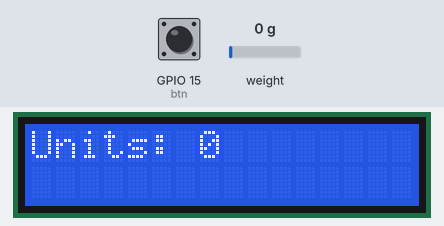
A sketch run on a simulated ESP32. Shown: 16×2 character LCD. Inputs (shaded band) come from the test bench; at power-on: GPIO 15 (btn) HIGH, weight on the scale 0 g. WiFi joins after 1.5 s; servers stay silent unless stated; uploads are accepted with an empty reply; EEPROM starts erased; what the sketch prints to the serial monitor is not drawn.

Above: at 3.6 s.
3.7 s: GPIO 15 (btn) pulled LOW for 3.2 s
At 7.7 s:
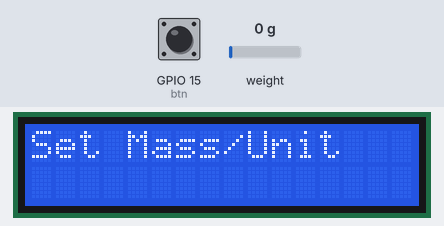
14.6 s: GPIO 15 (btn) pulled LOW for 0.15 s
At 16.6 s:
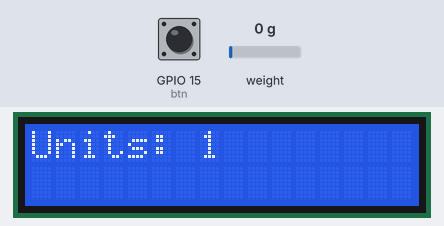
17.1 s: GPIO 15 (btn) pulled LOW for 1 s
At 18.6 s:
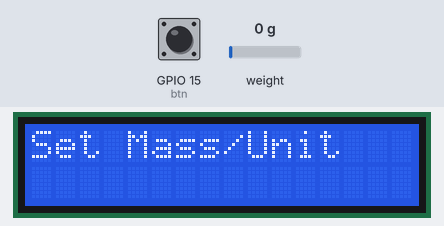
Timing chart, 0 to 18.4 s (numbered marks = the images above; inputs shaded):
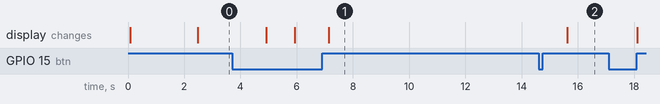

The sketch:

inventory_iot.ino
```cpp
  #include <WiFi.h>
#include <HTTPClient.h>
#include <LiquidCrystal_I2C.h>
#include <HX711_ADC.h>
#if defined(ESP8266)|| defined(ESP32) || defined(AVR)
#include <EEPROM.h>

#endif

const char* ssid = "Repent! Jesus Loves You";
const char* password = "Jesussaves.";

// Firebase URL and key
const String firebaseUrl = "https://smartsystem-17bb5-default-rtdb.firebaseio.com/"; // Firebase URL base
const String firebaseUnitsKey = "Units.json";

//pins:
const int HX711_dout = 27; //mcu > HX711 dout pin
const int HX711_sck = 14; //mcu > HX711 sck pin

//HX711 constructor:
HX711_ADC LoadCell(HX711_dout, HX711_sck);
LiquidCrystal_I2C lcd(0x27,16,2);

WiFiClient client;


const int calVal_eepromAdress = 0;
unsigned long t = 0;

float val_ = 0;
float w_u = 0;
boolean sw = true;
int units = 0;
const byte btn = 15;
unsigned long timer = 0;
unsigned long timer2 = 0;
float calibrationValue;
void setup() {
  Serial.begin(57600); delay(10);
  Serial.println();
  Serial.println("Starting...");

  WiFi.begin(ssid, password);

  lcd.init();
  lcd.backlight();

  pinMode(btn,INPUT);

  LoadCell.begin();
  //LoadCell.setReverseOutput(); //uncomment to turn a negative output value to positive
   // calibration value (see example file "Calibration.ino")
  calibrationValue = 1128.55; //696.0; // uncomment this if you want to set the calibration value in the sketch
#if defined(ESP8266)|| defined(ESP32)
  EEPROM.begin(512); // uncomment this if you use ESP8266/ESP32 and want to fetch the calibration value from eeprom
#endif
  EEPROM.get(calVal_eepromAdress, calibrationValue); // uncomment this if you want to fetch the calibration value from eeprom

  unsigned long stabilizingtime = 2000; // preciscion right after power-up can be improved by adding a few seconds of stabilizing time
  boolean _tare = true; //set this to false if you don't want tare to be performed in the next step
  LoadCell.start(stabilizingtime, _tare);
  if (LoadCell.getTareTimeoutFlag()) {
    Serial.println("Timeout, check MCU>HX711 wiring and pin designations");
    while (1);
  }
  else {
    LoadCell.setCalFactor(calibrationValue); // set calibration value (float)
    Serial.println("Startup is complete ");

  }

  while (WiFi.status() != WL_CONNECTED) {
    delay(500);
    Serial.print(".");
    lcd.clear();
    Mprint("Waiting for",0,0);
    Mprint("connection...",1,0);
  }
  Serial.println("Connected to WiFi");
}

void loop() {
  static boolean newDataReady = 0;
  const int serialPrintInterval = 0; //increase value to slow down serial print activity

  // check for new data/start next conversion:
  if (LoadCell.update()) newDataReady = true;

  // get smoothed value from the dataset:
  if (newDataReady) {
    if (millis() > t + serialPrintInterval) {
      val_ = LoadCell.getData();
      val_ = val_ - 50;
      Serial.println(calibrationValue);
      Serial.print("Weight: ");
      Serial.println(val_);
      newDataReady = 0;
      t = millis();
    }
  }

 if (w_u == 0) units = 0;
 else units = round(val_/w_u);


  if (sw){
      if(millis() - timer >= 1000){
      if (WiFi.status() != WL_CONNECTED) {
      Serial.print("Attempting to reconnect to WiFi");
      WiFi.begin(ssid, password);
        while (WiFi.status() != WL_CONNECTED) {
        delay(5000);
      }
      Serial.println("\nReconnected to WiFi.");
    }

      if (units < 0) units = 0;

      lcd.clear();
      Mprint("Units: ",0,0);
      Mprint(String(units),0,7);
      Serial.print("Units: "); Serial.println(String(units));

      // Send Units to Firebase
    if (sendFirebaseValue(units)) {
      Serial.println("Firebase update successful.");
    } else {
      Serial.println("Firebase update failed.");
    }

      timer = millis();


      }


      if (digitalRead(btn) == LOW){
        delay(1000);
        sw = false;
      }


    }

    else{


      if(millis() - timer2 >= 1000){
        lcd.clear();
       Mprint("Set Mass/Unit",0,0);

      timer2 = millis();
      }

      Serial.print("Mass/Unit: "); Serial.println(String(val_));

      if (digitalRead(btn) == LOW){
        w_u = val_;
        delay(1000);
        sw = true;
      }


      }


  // receive command from serial terminal, send 't' to initiate tare operation:
  if (Serial.available() > 0) {
    char inByte = Serial.read();
    if (inByte == 't') LoadCell.tareNoDelay();
  }

  // check if last tare operation is complete:
  if (LoadCell.getTareStatus() == true) {
    Serial.println("Tare complete");
  }


}


void Mprint(String tx, byte r,byte c){

      lcd.setCursor(c,r);
      lcd.print(tx);
    }


 bool sendFirebaseValue(int Units) {
  if (WiFi.status() == WL_CONNECTED) {
    HTTPClient http;
    String jsonData = "{\"Units\":" + String(Units) + "}";

    http.begin(firebaseUrl + firebaseUnitsKey); // Specify the URL for mqvalue
    http.addHeader("Content-Type", "application/json"); // Specify content-type header

    int httpResponseCode = http.PUT(jsonData); // Send PUT request

    if (httpResponseCode > 0) {
      String response = http.getString();
      Serial.println("Firebase response: " + response);
      http.end();
      return true;
    } else {
      Serial.println("Error sending data to Firebase: " + String(httpResponseCode));
      http.end();
      return false;
    }
  } else {
    Serial.println("Error: Not connected to WiFi");
    return false;
  }
}
```

Measured:
- after the input at 3.7 s, the display: changes after 1.2 s (image 1)
- after the input at 14.6 s, the display: changes after 1.0 s (image 2)
